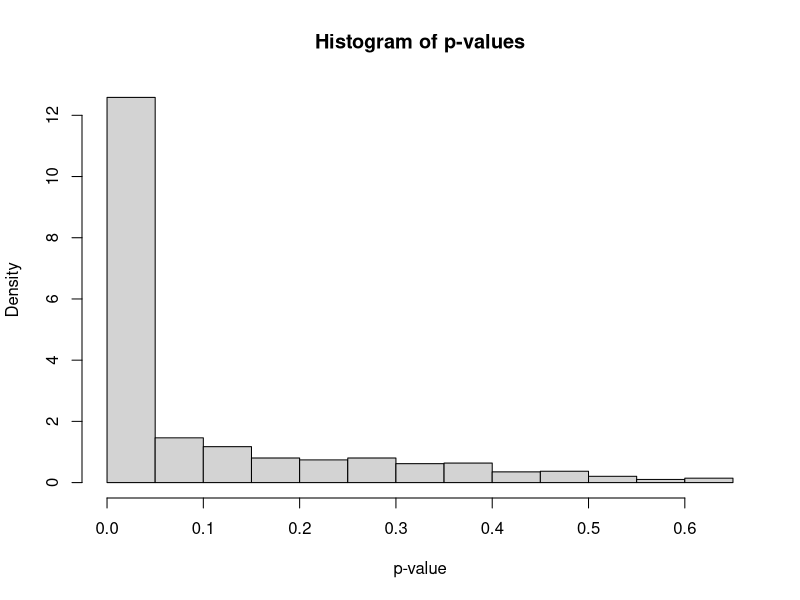
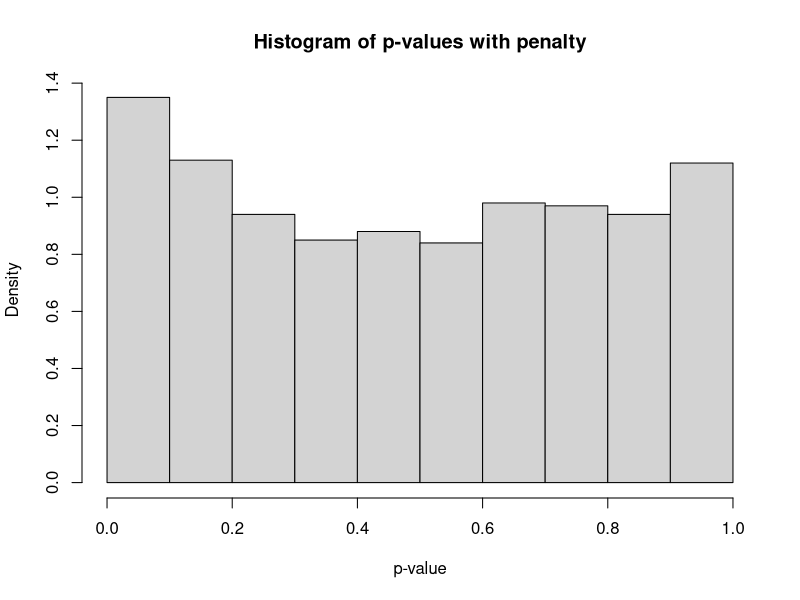

These figures' R source, in order: (Note: this script raises an error after producing the figures.)
# Load required libraries
library(gam) # For Generalized Additive Models (GAM)
library(mgcv) # For modern GAM fitting with penalized splines

# -----------------------------------------------------------------------------
# Simulation Study for Type I Error Rate
# -----------------------------------------------------------------------------

library(mgcv)
set.seed(123)
n <- 50
beta <- 0.5

# Generate p-values from GAM fits
pvals <- unlist(lapply(1:1e3, function(s) {
  x <- seq(-2, 2, length.out = n)
  y <- x * beta + rnorm(n)
  gam1 <- mgcv::gam(y ~ x + s(x))
  sum1 <- summary(gam1)
  # Get p-value of nonlinear effect
  sum1$s.pv
}))

# Filter out NA and non-positive p-values
pvals <- pvals[!is.na(pvals) & pvals > 0]

# Plot histogram of p-values
hist(pvals, freq = FALSE, main = "Histogram of p-values", xlab = "p-value")

# Calculate inflated type I error rate at significance level 0.05
mean(pvals < 0.05)


pvals_penalty <- unlist(lapply(1:1e3, function(s) {
  x <- seq(-2, 2, length.out = n)
  y <- x * beta + rnorm(n)
  gam1 <- mgcv::gam(y ~ x + s(x, bs = 'tp', m = 1, k = 10))
  sum1 <- summary(gam1)
  # Get p-value of nonlinear effect
  sum1$s.pv
}))

pvals_penalty <- pvals_penalty[!is.na(pvals_penalty) & pvals_penalty > 0]

hist(
  pvals_penalty,
  freq = FALSE,
  main = "Histogram of p-values with penalty",
  xlab = "p-value"
)

mean(pvals_penalty < 0.05)


pvals_gam <- unlist(lapply(1:1e3, function(s) {
  x <- seq(-2, 2, length.out = n)
  y <- x * beta + rnorm(n)
  gam1 <- gam::gam(y ~ x + s(x))
  sum1 <- summary(gam1)
  # Get p-value of nonlinear effect
  sum1$anova$`Pr(F)`[3]
}))

pvals_gam <- pvals_gam[!is.na(pvals_gam) & pvals_gam > 0]
hist(
  pvals_gam,
  freq = FALSE,
  main = "Histogram of p-values (gam package)",
  xlab = "p-value"
)
mean(pvals_gam < 0.05)


# -----------------------------------------------------------------------------
# Compare p-values for linear and nonlinear effects between `gam` and `mgcv` packages
# -----------------------------------------------------------------------------

# Generate p-values for linear and nonlinear effects using `mgcv`
pvals_mgcv <- lapply(1:1e3, function(s) {
  x <- seq(-2, 2, length.out = n)
  y <- sin(2 * x) + rnorm(n) # Strong nonlinear effect of x on y, no linear effect
  gam1 <- mgcv::gam(y ~ x + s(x, bs = 'tp', m = 1, k = 10))
  sum1 <- summary(gam1)
  list(
    linear_p = sum1$p.table["x", "Pr(>|t|)"],
    nonlinear_p = sum1$s.table["s(x)", "p-value"]
  )
})

# Extract and filter p-values for linear and nonlinear effects
pvals_linear_mgcv <- unlist(lapply(pvals_mgcv, `[[`, "linear_p"))
pvals_linear_mgcv <- pvals_linear_mgcv[
  !is.na(pvals_linear_mgcv) & pvals_linear_mgcv > 0
]

pvals_nonlinear_mgcv <- unlist(lapply(pvals_mgcv, `[[`, "nonlinear_p"))
pvals_nonlinear_mgcv <- pvals_nonlinear_mgcv[
  !is.na(pvals_nonlinear_mgcv) & pvals_nonlinear_mgcv > 0
]

# Generate p-values for linear and nonlinear effects using `gam`
pvals_gam <- lapply(1:1e3, function(s) {
  x <- seq(-2, 2, length.out = n)
  y <- sin(2 * x) + rnorm(n) # Strong nonlinear effect of x on y, no linear effect
  gam1 <- gam::gam(y ~ x + s(x))
  sum1 <- summary(gam1)
  list(
    linear_p = sum1$parametric.anova$`Pr(>F)`[1],
    nonlinear_p = sum1$anova$`Pr(F)`[3]
  )
})

# Extract and filter p-values for linear and nonlinear effects
pvals_linear_gam <- unlist(lapply(pvals_gam, `[[`, "linear_p"))
pvals_linear_gam <- pvals_linear_gam[
  !is.na(pvals_linear_gam) & pvals_linear_gam > 0
]

pvals_nonlinear_gam <- unlist(lapply(pvals_gam, `[[`, "nonlinear_p"))
pvals_nonlinear_gam <- pvals_nonlinear_gam[
  !is.na(pvals_nonlinear_gam) & pvals_nonlinear_gam > 0
]

# Compare histograms of p-values
par(mfrow = c(1, 2))
hist(
  pvals_linear_mgcv,
  freq = FALSE,
  main = "mgcv: Linear Effect (Null)",
  xlab = "p-value"
)
hist(
  pvals_linear_gam,
  freq = FALSE,
  main = "gam: Linear Effect (Null)",
  xlab = "p-value"
)

# Compare Type I error rates at significance level 0.05
cat("Type I error rate (mgcv):", mean(pvals_linear_mgcv < 0.05), "\n")
cat("Type I error rate (gam):", mean(pvals_linear_gam < 0.05), "\n")

# Compare power to detect nonlinear effect at significance level 0.05
cat(
  "Power to detect nonlinear effect (mgcv):",
  mean(pvals_nonlinear_mgcv < 0.05),
  "\n"
)
cat(
  "Power to detect nonlinear effect (gam):",
  mean(pvals_nonlinear_gam < 0.05),
  "\n"
)


# -----------------------------------------------------------------------------
# General Function for Bootstrap Analysis of p-values
# -----------------------------------------------------------------------------

bootstrap_gam_analysis <- function(gam_data, dataset_name, n_bootstrap = 100) {
  set.seed(123)
  predictors <- colnames(gam_data)[-1] # Get predictor names

  # Initialize results storage as matrices with zeros
  results_mgcv <- matrix(0, nrow = length(predictors), ncol = 2)
  results_gam <- matrix(0, nrow = length(predictors), ncol = 2)
  colnames(results_mgcv) <- c("linear_sig_rate", "nonlinear_sig_rate")
  colnames(results_gam) <- c("linear_sig_rate", "nonlinear_sig_rate")
  rownames(results_mgcv) <- predictors
  rownames(results_gam) <- predictors

  cat(
    "Starting bootstrap analysis for",
    dataset_name,
    "with",
    n_bootstrap,
    "replicates...\n"
  )
  cat("This may take a few minutes...\n\n")

  # Create full model formulas
  formula_mgcv <- as.formula(paste0(
    "y ~ ",
    paste(predictors, collapse = " + "),
    " + ",
    paste0("s(", predictors, ", bs='tp', m=1, k=10)", collapse = " + ")
  ))

  formula_gam <- as.formula(paste0(
    "y ~ ",
    paste(predictors, collapse = " + "),
    " + ",
    paste0("s(", predictors, ")", collapse = " + ")
  ))

  # Bootstrap analysis with full models
  for (b in 1:n_bootstrap) {
    cat("Bootstrap replicate:", b, "\n")

    # Bootstrap sampling
    boot_indices <- sample(nrow(gam_data), replace = TRUE)
    boot_data <- gam_data[boot_indices, ]

    # mgcv fit
    tryCatch(
      {
        gam_mgcv <- mgcv::gam(formula_mgcv, data = boot_data)
        sum_mgcv <- summary(gam_mgcv)

        # Extract p-values for each predictor
        for (pred in predictors) {
          linear_p <- sum_mgcv$p.table[pred, "Pr(>|t|)"]
          nonlinear_p <- sum_mgcv$s.table[paste0("s(", pred, ")"), "p-value"]

          if (!is.na(linear_p) && linear_p > 0) {
            results_mgcv[pred, "linear_sig_rate"] <- results_mgcv[
              pred,
              "linear_sig_rate"
            ] +
              (linear_p < 0.05)
          }
          if (!is.na(nonlinear_p) && nonlinear_p > 0) {
            results_mgcv[pred, "nonlinear_sig_rate"] <- results_mgcv[
              pred,
              "nonlinear_sig_rate"
            ] +
              (nonlinear_p < 0.05)
          }
        }
      },
      error = function(e) {
        cat("mgcv fit failed for replicate", b, "\n")
      }
    )

    # gam fit
    tryCatch(
      {
        gam_fit <- gam::gam(formula_gam, data = boot_data)
        sum_gam <- summary(gam_fit)

        # Extract p-values for each predictor
        for (i in seq_along(predictors)) {
          pred <- predictors[i]
          linear_p <- sum_gam$parametric.anova$`Pr(>F)`[i]
          nonlinear_p <- sum_gam$anova$`Pr(F)`[length(predictors) + i + 1] # Adjust index for smooth terms

          if (!is.na(linear_p) && linear_p > 0) {
            results_gam[pred, "linear_sig_rate"] <- results_gam[
              pred,
              "linear_sig_rate"
            ] +
              (linear_p < 0.05)
          }
          if (!is.na(nonlinear_p) && nonlinear_p > 0) {
            results_gam[pred, "nonlinear_sig_rate"] <- results_gam[
              pred,
              "nonlinear_sig_rate"
            ] +
              (nonlinear_p < 0.05)
          }
        }
      },
      error = function(e) {
        cat("gam fit failed for replicate", b, "\n")
      }
    )
  }

  # Convert counts to proportions
  results_mgcv <- results_mgcv / n_bootstrap
  results_gam <- results_gam / n_bootstrap

  # Print results
  cat("\n=== ", dataset_name, " Results Summary ===\n\n")
  cat("mgcv package results:\n")
  print(round(results_mgcv, 3))
  cat("\ngam package results:\n")
  print(round(results_gam, 3))

  return(list(mgcv = results_mgcv, gam = results_gam))
}

# -----------------------------------------------------------------------------
# Apply Analysis to Different Datasets
# -----------------------------------------------------------------------------

# Diabetes Dataset
data(efron2004, package = "care")
x_mat <- as.matrix(efron2004$x)
class(x_mat) <- "matrix"
X <- x_mat[, -2] # Remove "sex" (a binary variable)

diabetes_data <- data.frame(
  y = efron2004$y[, 1],
  x_mat[, -2]
)
colnames(diabetes_data)[-1] <- colnames(efron2004$x)[-2]

# Run analysis for diabetes dataset
diabetes_results <- bootstrap_gam_analysis(diabetes_data, "Diabetes Dataset")

# Boston Housing Dataset
data("Boston", package = "MASS")
boston_data <- data.frame(
  y = Boston$medv, # Median value of owner-occupied homes
  as.matrix(Boston[, -c(4, 9, 14)]) # Exclude categorical predictors
)

# Run analysis for Boston Housing dataset
boston_results <- bootstrap_gam_analysis(boston_data, "Boston Housing Dataset")

lm(y ~ age + bmi + bp + s1 + s2 + s3 + s4 + s5 + s6, data = gam_data)
